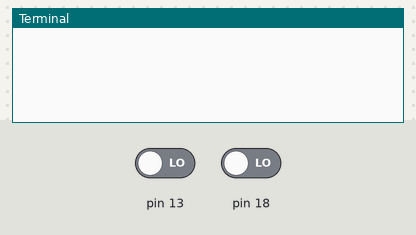
Bench run of a program on a simulated Jetson Nano (header pin numbers). Shown: the last lines printed to the terminal. The inputs (shaded band) are chosen by the test bench; at power-on: pin 13 LOW, pin 18 LOW. Library files of the repository ran but are not shown: rotary_encoder.py.

Above: at 1.2 s.
1.3 s: pin 13 driven HIGH
At 1.7 s:
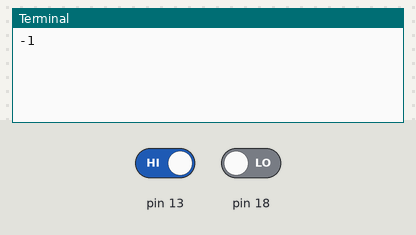
2.8 s: pin 18 driven HIGH
At 4.0 s:
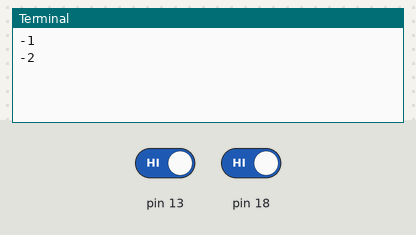
4.3 s: pin 13 driven LOW
At 5.3 s:
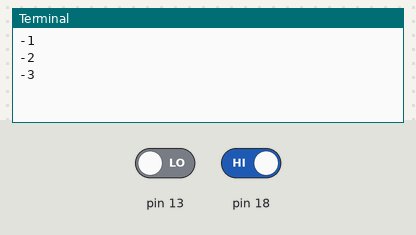
5.8 s: pin 18 driven LOW
At 6.6 s:
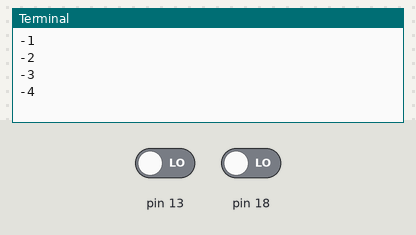
Timing chart, 0 to 8.3 s (numbered marks = the images above; inputs shaded):
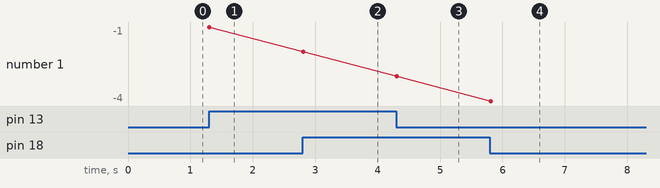

Measured:
- after the input at 1.3 s, the terminal: prints a new line at once (image 1)
- after the input at 2.8 s, the terminal: prints a new line at once (image 2)
- after the input at 4.3 s, the terminal: prints a new line at once (image 3)
- after the input at 5.8 s, the terminal: prints a new line at once (image 4)
- plotted number 1: -1 → -2 after the input at 2.8 s, -2 → -3 after the input at 4.3 s, -3 → -4 after the input at 5.8 s

The program:

pygaugette_test.py
```python
import time
import Jetson.GPIO as GPIO
import rotary_encoder

A_PIN = 18
B_PIN = 13
deg = 0

gpio = GPIO
GPIO.setmode(GPIO.BOARD)
encoder = rotary_encoder.RotaryEncoder(gpio, A_PIN, B_PIN)
encoder.start()
while True:
  delta = encoder.get_cycles()
  deg += delta
  if delta!=0:
    print(str(deg))
  else:
    time.sleep(0.01)
```
